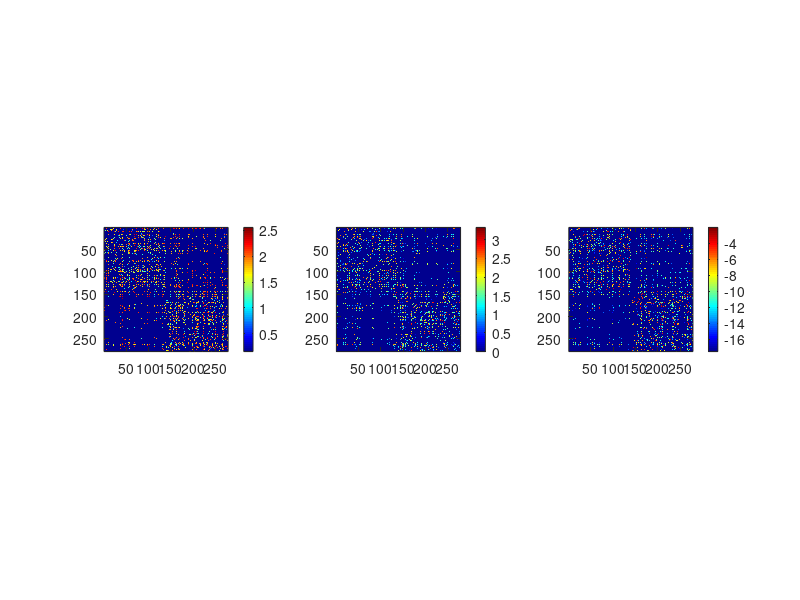

MATLAB code to generate this figure: (Note: this script raises an error after producing the figure.)
close all;
clear all;

load connectome.mat;

figure,
subplot(1,3,1);
imagesc(log10(M_ll)); colormap jet; axis square; colorbar
subplot(1,3,2);
imagesc(log10(M_nf)); colormap jet; axis square; colorbar
subplot(1,3,3);
imagesc(log2(M_w)); colormap jet; axis square; colorbar

load FC.mat